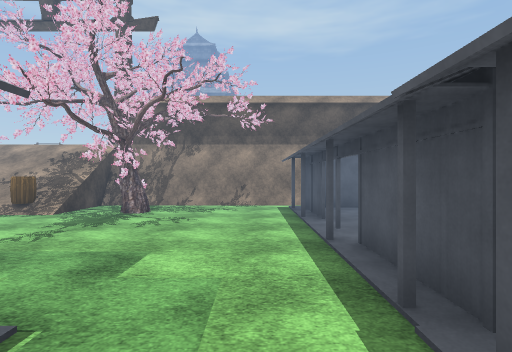
view 1 (above)

24 first-person views from a walk through a scene from a Unity 3-D project. The camera is 1.5 m above the floor, looks level and sees 80° across. The floor is counted in squares, 2 m on a side. Each view is taken from the middle of a square. On the plan, view 1 faces up. The plan holds only what a view shows up to about 10 squares ahead; the rest is blank. The place goes on beyond the plan. The player character is not drawn. Some animated figures are not drawn. Some surface patterns are stand-ins.

view 2
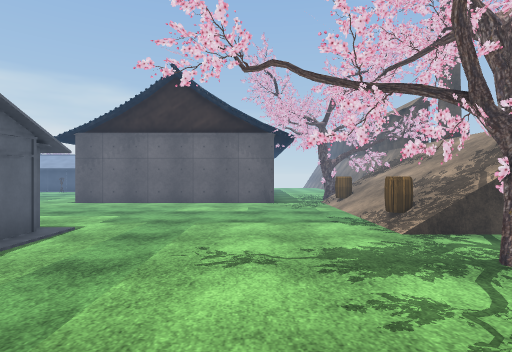

view 3
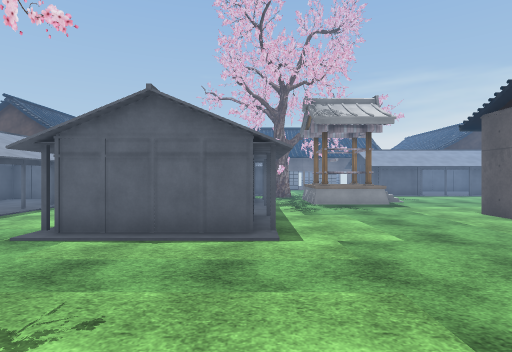

view 4
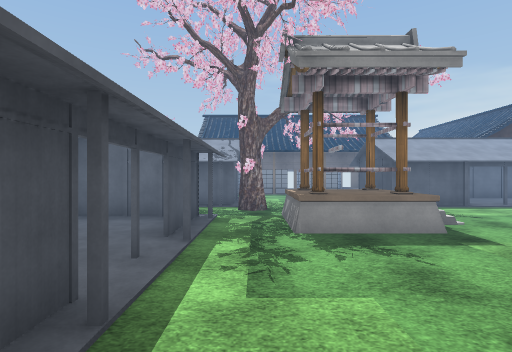

view 5
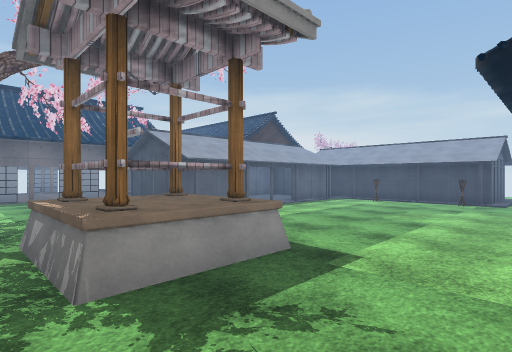

view 6
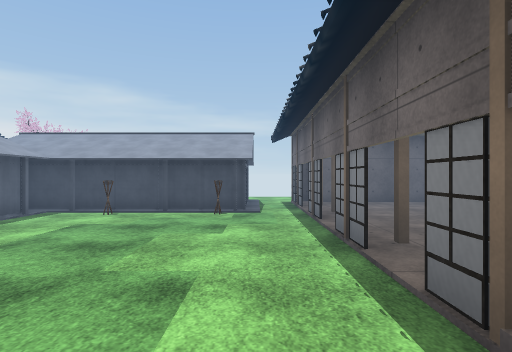

view 7
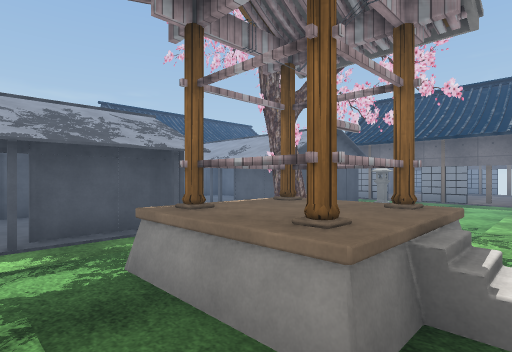

view 8
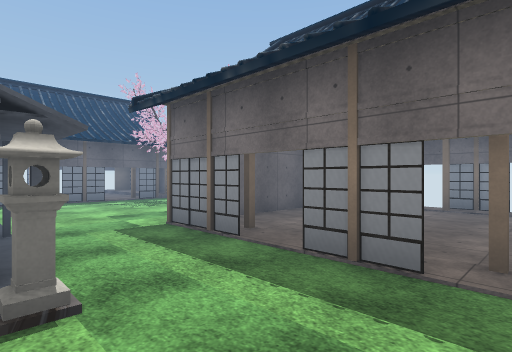

view 9
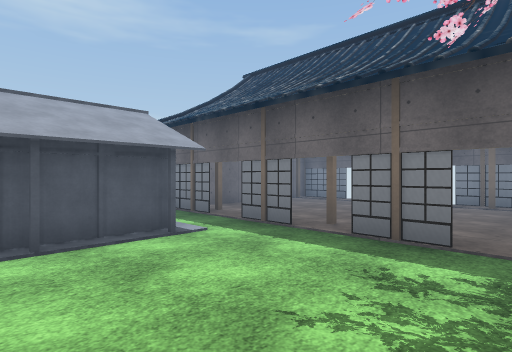

view 10
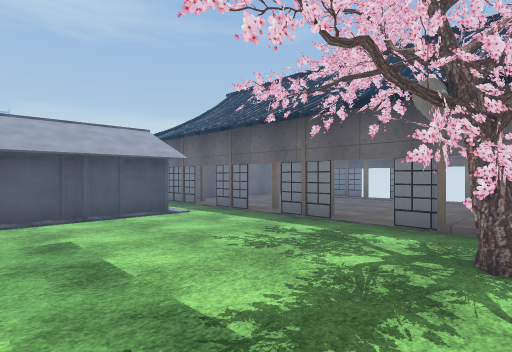

view 11
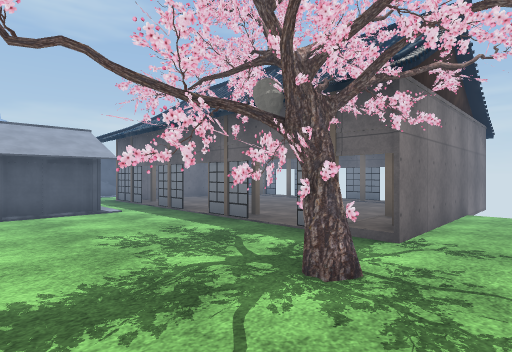

view 12
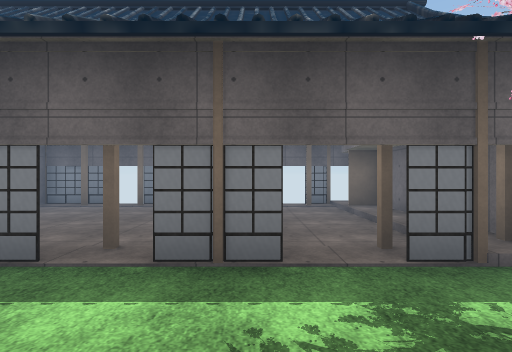

view 13
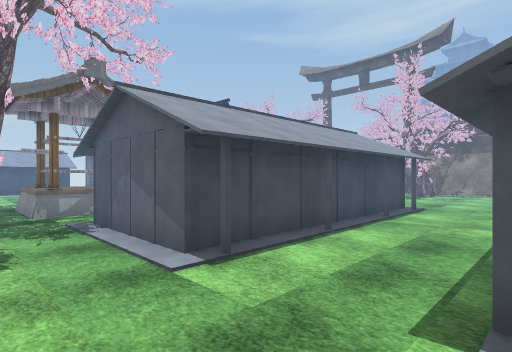

view 14
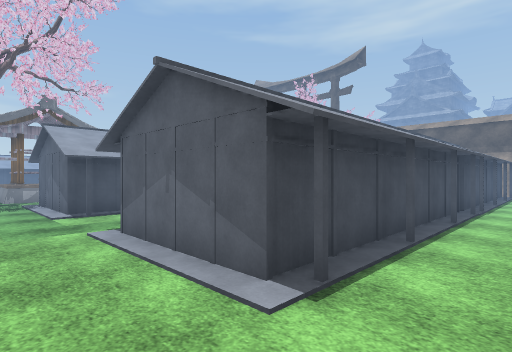

view 15
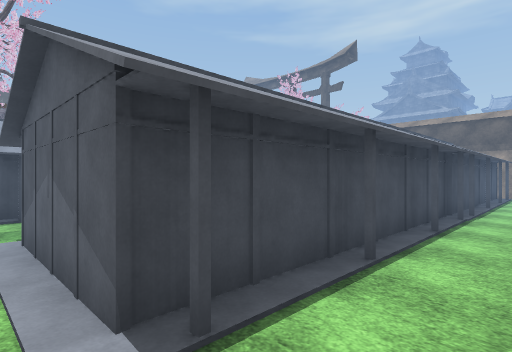

view 16
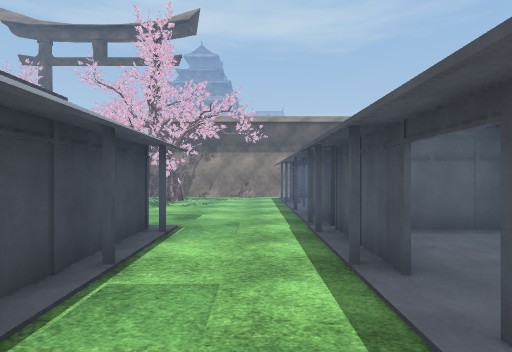

view 17
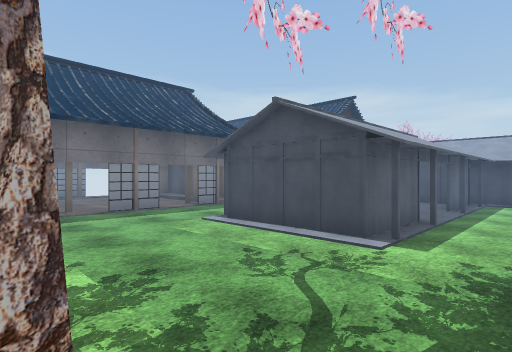

view 18
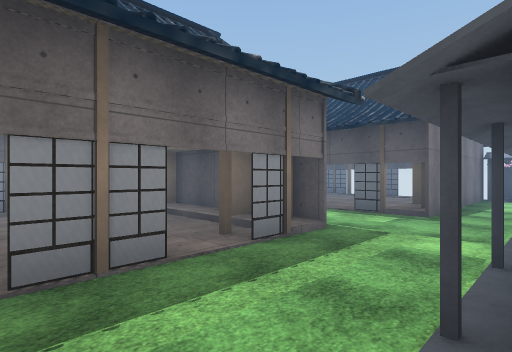

view 19
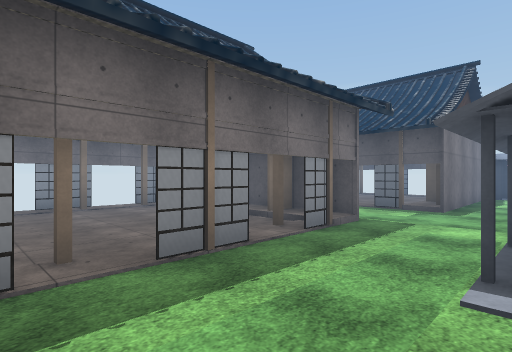

view 20
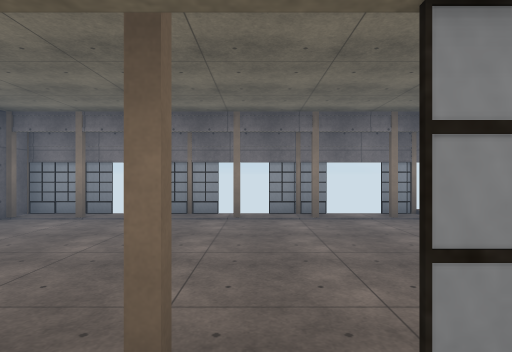

view 21
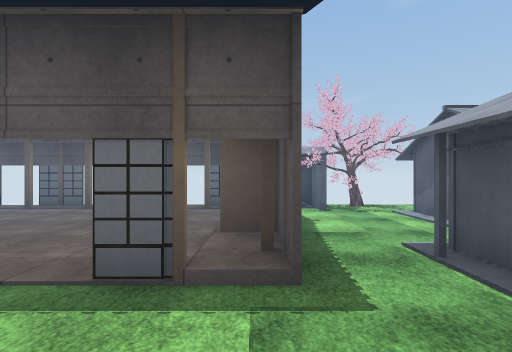

view 22
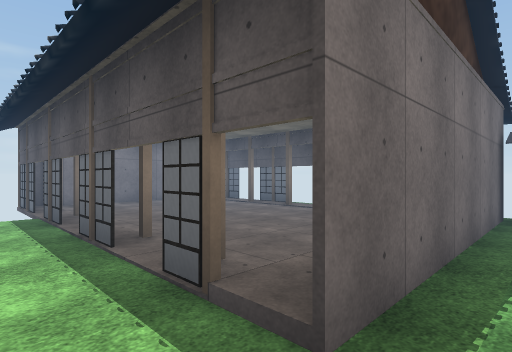

view 23
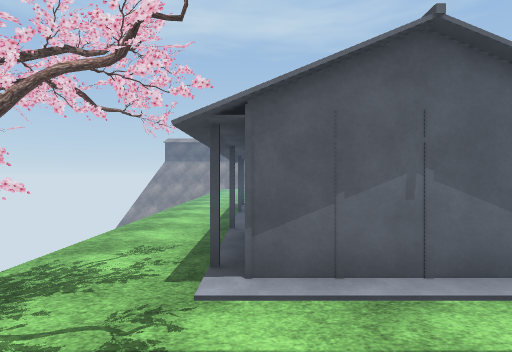

view 24
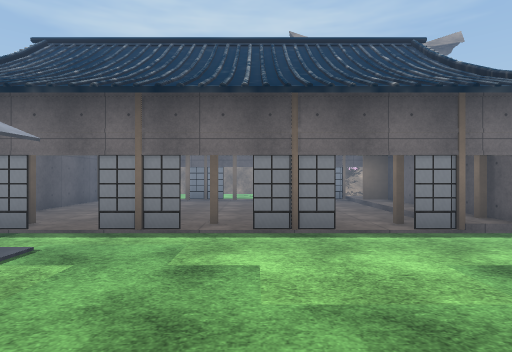

### Floor plan
Key: @ floor where view 1 was taken; # wall or solid block; x gap in a wall; . main floor; : floor 0.25 m higher than the main floor; + floor 3.25 m higher than the main floor; / step, stairs or slope; = window, fence, low wall or low ledge; H house; B barrel; T thing the floor can be seen under or through; I toilet; O other object.
Columns run from 19 left of view 1 to 8 right of it. Each row starts with its distance up from view 1.
  9          ##++++########
  8           ===///#####  #
  7           ==////....HH H
  6          .#B//B/#...H  H
  5          ........=..H  H
  4   #  xxx x# .........  H
  3   #  ... .##........H  H
  2   #..... .:#........H  H
  1   #..... .:#...HHH..HHHH
  0  .#.TT#.####...H HH@H  H.
 -1  .#TTT#####.....  H..  H.
 -2  .HHH..........H  H..  H.
 -3  .H HO......OO.H  H.H  H.
 -4  .H H....../OO.HHHH.HHHH.
 -5  .. HO......OO...........
 -6  .H H.........#..........  #
 -7  .H HHH  HHH...HH  H .### .#
 -8 x.HHHH     H...H    H.x....x
 -9 #=...HHHHHHH..OHHHHHH.x....x
-10 II....................x....x
-11 #######......  .......x....x
-12 ##...##.##.#x##x#.....x....x
-13  .......##......#.....x....
-14   ...##.#.......#.....##//##
-15 #x...##.# ......#..==.######
-16 ##...## ######### ......
-17    ...   #     ##

Where each view was taken, in squares from view 1:
view 1: 0 up, 0 right, facing up
view 2: 4 up, 0 right, facing left
view 3: 5 up, 4 left, facing down
view 4: 1 up, 5 left, facing down
view 5: 1 down, 5 left, facing down-left
view 6: 2 down, 8 left, facing left
view 7: 2 down, 8 left, facing down-right
view 8: 9 down, 7 left, facing down-right
view 9: 13 down, 1 left, facing up-right
view 10: 15 down, 2 left, facing up-right
view 11: 16 down, 1 left, facing up-right
view 12: 12 down, 0 right, facing right
view 13: 6 down, 1 right, facing up-left
view 14: 6 down, 5 right, facing up-left
view 15: 5 down, 5 right, facing up-left
view 16: 3 down, 0 right, facing up
view 17: 5 down, 5 left, facing down-left
view 18: 9 down, 7 left, facing down-left
view 19: 9 down, 6 left, facing down-left
view 20: 11 down, 7 left, facing down
view 21: 11 down, 11 left, facing left
view 22: 10 down, 12 left, facing down-left
view 23: 10 down, 17 left, facing up
view 24: 5 down, 12 left, facing up
